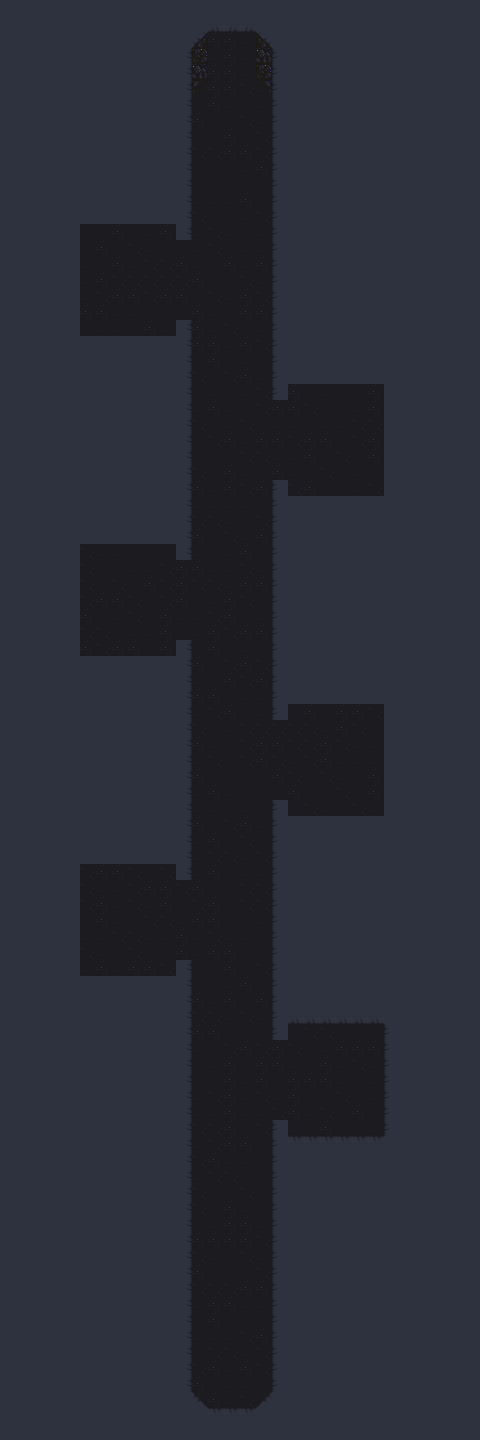

Tiled map render using the project's own tile images. Description and the map definition, with tile-layer contents summarised, below:
An orthogonal 30x90 tile map with 16x16 px tiles, 2 tile layers (Floor, Tile Layer Background), 3 tilesets and 44 objects (42x Enemy, Door, PlayerSpawn).

<map version="1.9" tiledversion="1.9.2" orientation="orthogonal" renderorder="right-down" width="30" height="90" tilewidth="16" tileheight="16" infinite="0" nextlayerid="5" nextobjectid="101">
 <editorsettings>
  <export format="json" />
 </editorsettings>
 <tileset firstgid="1" name="tileset" tilewidth="16" tileheight="16" spacing="16" tilecount="18" columns="9">
  <image source="../images/tileset.png" width="272" height="48" />
  <tile id="0">
   <properties>
    <property name="collide" value="true" />
   </properties>
  </tile>
  <tile id="2">
   <properties>
    <property name="collide" value="true" />
   </properties>
  </tile>
  <tile id="3">
   <properties>
    <property name="collide" value="true" />
   </properties>
  </tile>
  <tile id="9">
   <properties>
    <property name="collide" value="true" />
   </properties>
  </tile>
  <tile id="11">
   <properties>
    <property name="collide" value="true" />
   </properties>
  </tile>
  <tile id="12">
   <properties>
    <property name="collide" value="true" />
   </properties>
  </tile>
 </tileset>
 <tileset firstgid="19" name="doorOpen_strip" tilewidth="48" tileheight="48" tilecount="7" columns="7">
  <image source="../images/doorOpen_strip.png" width="336" height="48" />
 </tileset>
 <tileset firstgid="26" name="Objects_atlas" tilewidth="16" tileheight="16" tilecount="289" columns="17">
  <image source="../images/Objects_atlas.png" width="272" height="272" />
  <tile id="112">
   <properties>
    <property name="collide" value="true" />
   </properties>
  </tile>
  <tile id="113">
   <properties>
    <property name="collide" value="true" />
   </properties>
  </tile>
  <tile id="129">
   <properties>
    <property name="collide" value="true" />
   </properties>
  </tile>
  <tile id="130">
   <properties>
    <property name="collide" value="true" />
   </properties>
  </tile>
  <tile id="146">
   <properties>
    <property name="collide" value="true" />
   </properties>
  </tile>
  <tile id="147">
   <properties>
    <property name="collide" value="true" />
   </properties>
  </tile>
  <tile id="189">
   <properties>
    <property name="collide" value="true" />
   </properties>
  </tile>
  <tile id="190">
   <properties>
    <property name="collide" value="true" />
   </properties>
  </tile>
  <tile id="205">
   <properties>
    <property name="collide" value="true" />
   </properties>
  </tile>
  <tile id="206">
   <properties>
    <property name="collide" value="true" />
   </properties>
  </tile>
  <tile id="207">
   <properties>
    <property name="collide" value="true" />
   </properties>
  </tile>
  <tile id="208">
   <properties>
    <property name="collide" value="true" />
   </properties>
  </tile>
  <tile id="222">
   <properties>
    <property name="collide" value="true" />
   </properties>
  </tile>
  <tile id="223">
   <properties>
    <property name="collide" value="true" />
   </properties>
  </tile>
  <tile id="224">
   <properties>
    <property name="collide" value="true" />
   </properties>
  </tile>
  <tile id="225">
   <properties>
    <property name="collide" value="true" />
   </properties>
  </tile>
  <tile id="238">
   <properties>
    <property name="collide" value="true" />
   </properties>
  </tile>
  <tile id="239">
   <properties>
    <property name="collide" value="true" />
   </properties>
  </tile>
  <tile id="240">
   <properties>
    <property name="collide" value="true" />
   </properties>
  </tile>
  <tile id="241">
   <properties>
    <property name="collide" value="true" />
   </properties>
  </tile>
  <tile id="242">
   <properties>
    <property name="collide" value="true" />
   </properties>
  </tile>
  <tile id="243">
   <properties>
    <property name="collide" value="true" />
   </properties>
  </tile>
  <tile id="246">
   <properties>
    <property name="collide" value="true" />
   </properties>
  </tile>
  <tile id="247">
   <properties>
    <property name="collide" value="true" />
   </properties>
  </tile>
  <tile id="255">
   <properties>
    <property name="collide" value="true" />
   </properties>
  </tile>
  <tile id="256">
   <properties>
    <property name="collide" value="true" />
   </properties>
  </tile>
  <tile id="257">
   <properties>
    <property name="collide" value="true" />
   </properties>
  </tile>
  <tile id="258">
   <properties>
    <property name="collide" value="true" />
   </properties>
  </tile>
  <tile id="259">
   <properties>
    <property name="collide" value="true" />
   </properties>
  </tile>
  <tile id="260">
   <properties>
    <property name="collide" value="true" />
   </properties>
  </tile>
 </tileset>
 <layer id="2" name="Floor" width="30" height="90">
  <data>[2700 cells, 2700 non-empty, 4 distinct tile ids]</data>
 </layer>
 <layer id="1" name="Tile Layer Background" width="30" height="90">
  <data>[2700 cells, 2007 non-empty, 9 distinct tile ids]</data>
 </layer>
 <objectgroup id="3" name="Objects" opacity="0.9">
  <object id="1" name="Door" gid="19" x="208" y="80" width="48" height="48" />
  <object id="59" name="PlayerSpawn" x="230.25" y="1381.42">
   <point />
  </object>
 </objectgroup>
 <objectgroup id="4" name="Enemy Spawn Points">
  <object id="48" name="Enemy" x="106" y="267.5">
   <point />
  </object>
  <object id="60" name="Enemy" x="127" y="251">
   <point />
  </object>
  <object id="61" name="Enemy" x="150" y="273">
   <point />
  </object>
  <object id="62" name="Enemy" x="101" y="301">
   <point />
  </object>
  <object id="63" name="Enemy" x="133" y="314">
   <point />
  </object>
  <object id="64" name="Enemy" x="162" y="301">
   <point />
  </object>
  <object id="65" name="Enemy" x="106" y="315">
   <point />
  </object>
  <object id="66" name="Enemy" x="308" y="423">
   <point />
  </object>
  <object id="67" name="Enemy" x="358" y="424">
   <point />
  </object>
  <object id="68" name="Enemy" x="367" y="459">
   <point />
  </object>
  <object id="69" name="Enemy" x="332" y="484">
   <point />
  </object>
  <object id="70" name="Enemy" x="296" y="464">
   <point />
  </object>
  <object id="71" name="Enemy" x="319" y="437">
   <point />
  </object>
  <object id="72" name="Enemy" x="367" y="471">
   <point />
  </object>
  <object id="73" name="Enemy" x="95" y="628">
   <point />
  </object>
  <object id="74" name="Enemy" x="134" y="629">
   <point />
  </object>
  <object id="75" name="Enemy" x="147" y="599">
   <point />
  </object>
  <object id="76" name="Enemy" x="146" y="635">
   <point />
  </object>
  <object id="77" name="Enemy" x="110" y="615">
   <point />
  </object>
  <object id="78" name="Enemy" x="105" y="571">
   <point />
  </object>
  <object id="79" name="Enemy" x="116" y="634">
   <point />
  </object>
  <object id="80" name="Enemy" x="308" y="728">
   <point />
  </object>
  <object id="81" name="Enemy" x="342" y="738">
   <point />
  </object>
  <object id="82" name="Enemy" x="354" y="754">
   <point />
  </object>
  <object id="83" name="Enemy" x="361" y="802">
   <point />
  </object>
  <object id="84" name="Enemy" x="336" y="803">
   <point />
  </object>
  <object id="85" name="Enemy" x="323" y="778">
   <point />
  </object>
  <object id="86" name="Enemy" x="319" y="752">
   <point />
  </object>
  <object id="87" name="Enemy" x="150" y="893">
   <point />
  </object>
  <object id="88" name="Enemy" x="119" y="895">
   <point />
  </object>
  <object id="89" name="Enemy" x="107" y="902">
   <point />
  </object>
  <object id="90" name="Enemy" x="101" y="923">
   <point />
  </object>
  <object id="91" name="Enemy" x="114" y="953">
   <point />
  </object>
  <object id="92" name="Enemy" x="139" y="956">
   <point />
  </object>
  <object id="93" name="Enemy" x="149" y="931">
   <point />
  </object>
  <object id="94" name="Enemy" x="301" y="1057">
   <point />
  </object>
  <object id="95" name="Enemy" x="319" y="1050">
   <point />
  </object>
  </objectgroup>
</map>
<!-- 5 of 44 objects omitted -->
